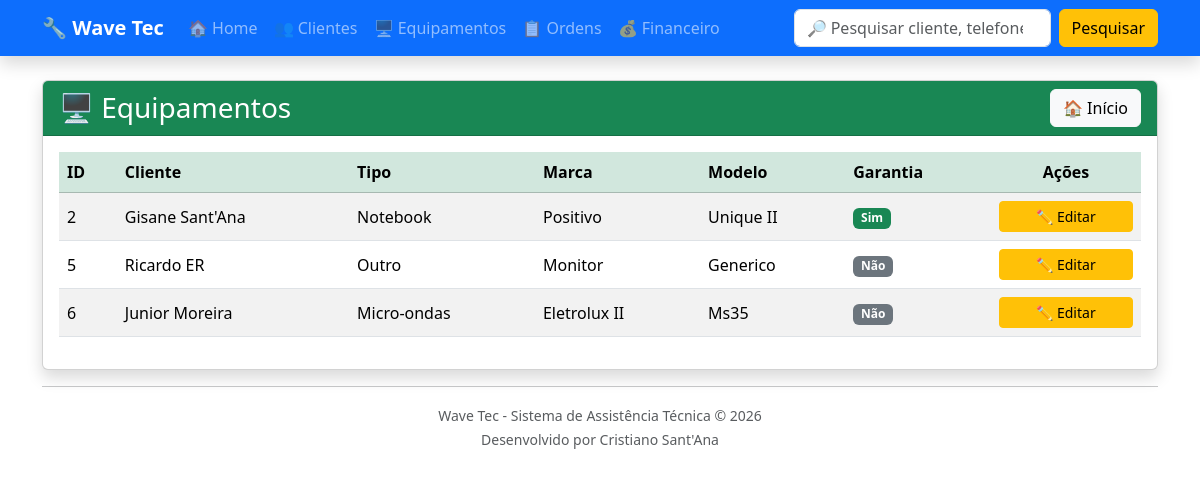
/equipamentos/, run on an earlier commit of the app's database.
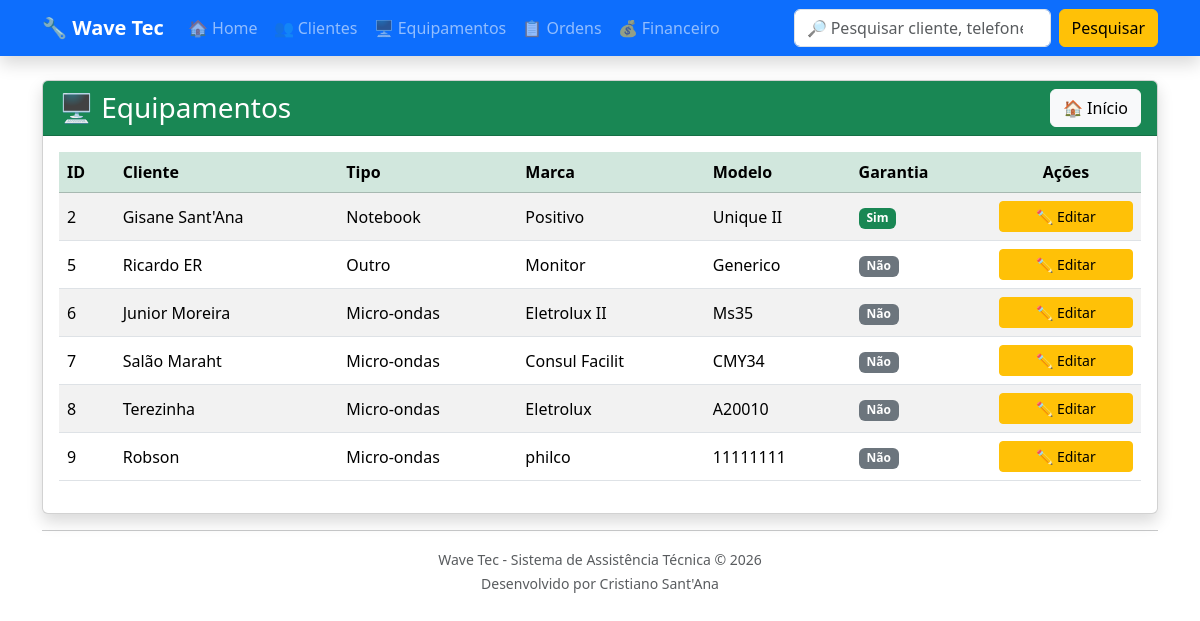
And on a later commit of the database.
### equipamentos/models.py (models this page shows, shortened)
class Equipamento(models.Model):
    TIPOS = [
        ("TV", "Televisão"),
        ("NOTE", "Notebook"),
        ("PC", "Computador"),
        ("CEL", "Celular"),
        ("SOM", "Som"),
        ("MICRO", "Micro-ondas"),
        ("OUTRO", "Outro"),
    ]
    cliente = models.ForeignKey(
        Cliente,
        on_delete=models.CASCADE
    )
    tipo = models.CharField(
        max_length=20,
        choices=TIPOS
    )
    marca = models.CharField(
        max_length=50
    )
    modelo = models.CharField(
        max_length=50
    )
    numero_serie = models.CharField(
        max_length=100,
        blank=True
    )
    acessorios = models.TextField(
        blank=True
    )
    garantia = models.BooleanField(
        default=False
    )
    data_entrada = models.DateField(
        auto_now_add=True
    )
    status = models.CharField(
        max_length=30,
        default="Em análise"
    )

### clientes/models.py (models this page shows, shortened)
class Cliente(models.Model):
    nome = models.CharField(max_length=100)
    telefone = models.CharField(max_length=20)
    endereco = models.CharField(max_length=200)

### equipamentos/views.py (the view)
def lista_equipamentos(request):
    equipamentos = Equipamento.objects.all()
    return render(
        request,
        "equipamentos/lista_equipamentos.html",
        {
            "equipamentos": equipamentos
        }
    )

### equipamentos/templates/equipamentos/lista_equipamentos.html (shortened to what this page needs)
{% extends "base.html" %}
{% block content %}
<div class="card shadow">
    <div class="card-header bg-success text-white">
        <div class="d-flex justify-content-between align-items-center">
            <h3 class="mb-0">
                🖥 Equipamentos
            </h3>
            <a
                href="/"
                class="btn btn-light">
                🏠 Início
            </a>
        </div>
    </div>
    <div class="card-body">
        <table class="table table-striped table-hover align-middle">
            <thead class="table-success">
                <tr>
                    <th>ID</th>
                    <th>Cliente</th>
                    <th>Tipo</th>
                    <th>Marca</th>
                    <th>Modelo</th>
                    <th>Garantia</th>
                    <th class="text-center">Ações</th>
                </tr>
            </thead>
            <tbody>
                {% for equipamento in equipamentos %}
                <tr>
                    <td>{{ equipamento.id }}</td>
                    <td>{{ equipamento.cliente.nome }}</td>
                    <td>{{ equipamento.get_tipo_display }}</td>
                    <td>{{ equipamento.marca }}</td>
                    <td>{{ equipamento.modelo }}</td>
                    <td>
                        {% if equipamento.garantia %}
                            <span class="badge bg-success">
                                Sim
                            </span>
                        {% else %}
                            <span class="badge bg-secondary">
                                Não
                            </span>
                        {% endif %}
                    </td>
                    <td class="text-center" style="width:150px;">
                        <a
                            href="{% url 'editar_equipamento' equipamento.id %}"
                            class="btn btn-warning btn-sm w-100">
                            ✏️ Editar
                        </a>
                    </td>
                </tr>
                {% empty %}
                <tr>
                    <td colspan="7" class="text-center">
                        Nenhum equipamento cadastrado.
                    </td>
                </tr>
                {% endfor %}
            </tbody>
        </table>
    </div>
</div>
{% endblock %}

What changed in the data, as far as the page shows it:
added Equipamento: id "7", cliente.nome "Salão Maraht", tipo "Micro-ondas", marca "Consul Facilit", modelo "CMY34", garantia "Não"
added Equipamento: id "8", cliente.nome "Terezinha", tipo "Micro-ondas", marca "Eletrolux", modelo "A20010", garantia "Não"
added Equipamento: id "9", cliente.nome "Robson", tipo "Micro-ondas", marca "philco", modelo "11111111", garantia "Não"
